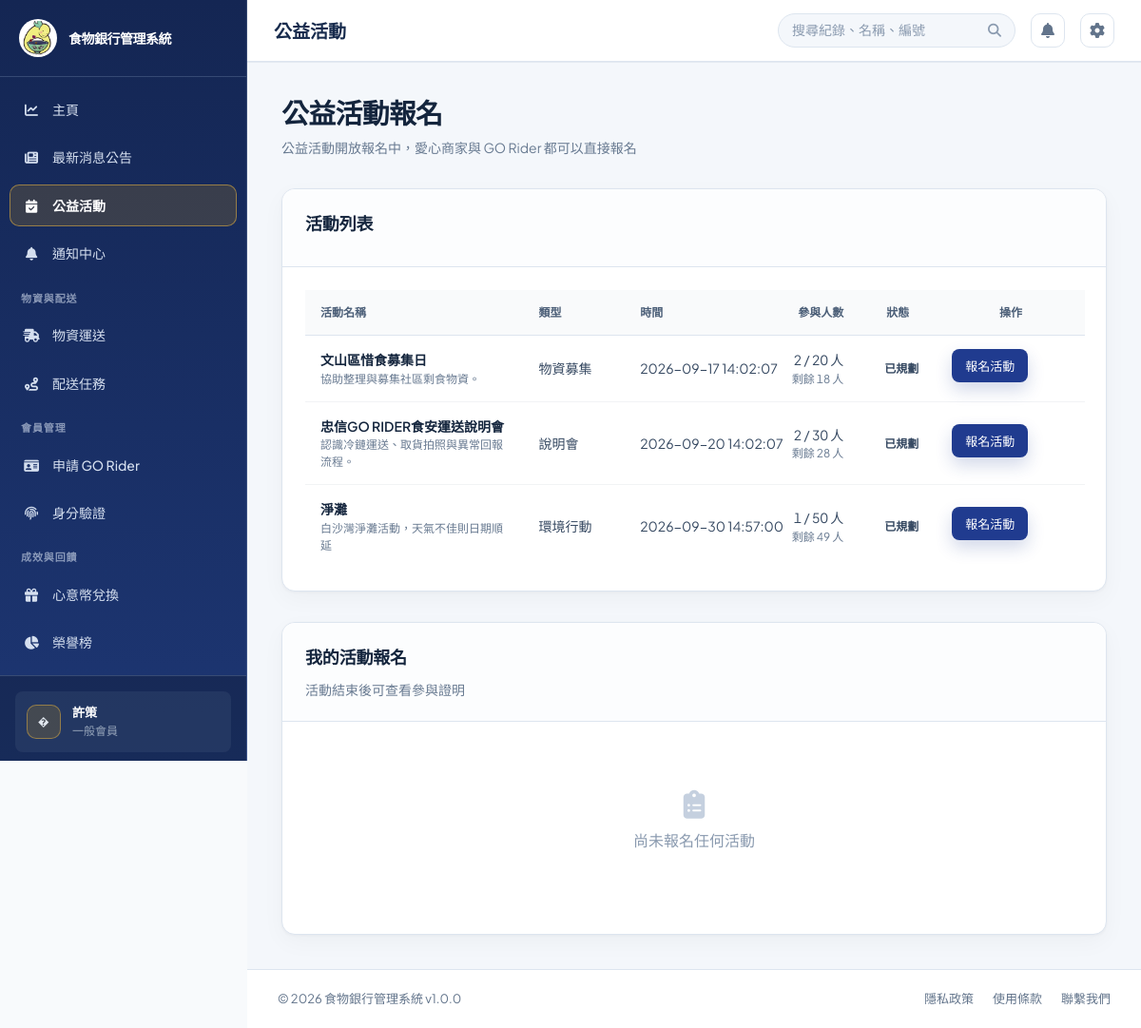
/?page=activities (signed in), run on the app's committed database.
### tables this page shows
CREATE TABLE `users` (
  `user_id` int(11) NOT NULL,
  `username` varchar(50) NOT NULL,
  `password` varchar(255) NOT NULL,
  `email` varchar(100) NOT NULL,
  `full_name` varchar(100) NOT NULL,
  `phone` varchar(20) DEFAULT NULL,
  `role` enum('foodbank_staff','member') NOT NULL DEFAULT 'foodbank_staff',
  `member_type` enum('general','enterprise') NOT NULL DEFAULT 'general',
  `staff_type` enum('admin','clerk') DEFAULT NULL,
  `tax_id` varchar(8) DEFAULT NULL,
  `referral_source` varchar(50) DEFAULT NULL,
  `blacklisted_at` datetime DEFAULT NULL,
  `blacklist_reason` varchar(255) DEFAULT NULL,
  `department` varchar(50) DEFAULT NULL,
  `status` enum('active','inactive','suspended') DEFAULT 'active',
  `created_at` timestamp NULL DEFAULT current_timestamp(),
  `updated_at` timestamp NULL DEFAULT current_timestamp() ON UPDATE current_timestamp(),
  `created_by` int(11) DEFAULT NULL,
  `phone_verified` tinyint(1) NOT NULL DEFAULT 0,
  `is_enterprise_verified` tinyint(1) DEFAULT 0,
  `enterprise_name` varchar(150) DEFAULT NULL,
  `enterprise_verified_at` datetime DEFAULT NULL,
  `default_pickup_address` varchar(255) DEFAULT NULL,
  `open_days` varchar(20) DEFAULT NULL,
  `business_hours` varchar(100) DEFAULT NULL,
  `closed_days` varchar(100) DEFAULT NULL,
  `pickup_note` varchar(255) DEFAULT NULL,
  `failed_login_count` int(11) NOT NULL DEFAULT 0,
  `login_locked_until` datetime DEFAULT NULL,
  `id_number_encrypted` text DEFAULT NULL,
  `id_number_hash` char(64) DEFAULT NULL,
  `id_verify_status` enum('none','pending','approved','rejected') NOT NULL DEFAULT 'none',
  `id_verify_note` varchar(255) DEFAULT NULL,
  `id_verified_by` int(11) DEFAULT NULL,
  `id_verified_at` datetime DEFAULT NULL,
  KEY `idx_users_id_number_hash` (`id_number_hash`)
);

CREATE TABLE `activities` (
  `activity_id` int(11) NOT NULL,
  `title` varchar(150) NOT NULL,
  `activity_type` enum('donation_drive','briefing','cleanup','promotion','other') NOT NULL DEFAULT 'other',
  `activity_type_detail` varchar(100) DEFAULT NULL,
  `description` text DEFAULT NULL,
  `start_at` datetime NOT NULL,
  `end_at` datetime DEFAULT NULL,
  `capacity` int(11) DEFAULT NULL,
  `status` enum('planned','ongoing','completed','cancelled') NOT NULL DEFAULT 'planned',
  `created_by` int(11) DEFAULT NULL,
  `created_at` timestamp NULL DEFAULT current_timestamp()
);

### src/views/activities.php (the view, shortened to what the rows shown need)
<?php
require_once BASE_PATH . '/src/models/ActivityModel.php';
require_once BASE_PATH . '/src/models/NotificationModel.php';
$activityModel = new ActivityModel();
$notificationModel = new NotificationModel();
$currentRole = $currentUser['role'] ?? 'foodbank_staff';
$isEnterpriseMember = ($currentUser['member_type'] ?? null) === 'enterprise';
$canRegisterActivities = $currentRole === 'member';
$activities = $activityModel->getAllActivities();
foreach ($activities as $index => $activity) {
    $capacity = (int) ($activity['capacity'] ?? 0);
    $remainingCapacity = $capacity > 0 ? max(0, $capacity - (int) $activity['participant_count']) : null;
    $activities[$index]['remaining_capacity'] = $remainingCapacity;
    $activities[$index]['can_register'] = $canRegisterActivities
        && ($remainingCapacity === null || $remainingCapacity > 0)
        && in_array($activity['status'], ['planned', 'ongoing'], true)
        && $activityModel->canUserRegisterActivity((int) $activity['activity_id'], (int) $currentUser['user_id']);
    $activities[$index]['can_manage'] = $activityModel->canManageActivity((int) $activity['activity_id'], (int) $currentUser['user_id'], $currentRole);
    $activities[$index]['can_view_participants'] = $activities[$index]['can_manage'] || $currentRole === 'foodbank_staff';
    $activities[$index]['is_creator'] = ((int) ($activity['created_by'] ?? 0)) === (int) $currentUser['user_id'];
}
$activityTypeLabels = [
    'donation_drive' => '物資募集',
    'briefing' => '說明會',
    'cleanup' => '環境行動',
    'promotion' => '公益宣導',
    'other' => '其他',
];
$getActivityTypeLabel = static function ($activity) use ($activityTypeLabels) {
    if (($activity['activity_type'] ?? '') === 'other' && trim((string) ($activity['activity_type_detail'] ?? '')) !== '') {
        return $activity['activity_type_detail'];
    }
    return $activityTypeLabels[$activity['activity_type']] ?? $activity['activity_type'];
};
$activityStatusLabels = [
    'planned' => '已規劃',
    'ongoing' => '進行中',
    'completed' => '已完成',
    'cancelled' => '已取消',
];
?>
<?php if (empty($activitiesEmbedded)): ?>
<div class="view-header"><div><h1 class="view-title"><?php echo $canRegisterActivities ? '公益活動報名' : '活動管理'; ?></h1></div>
</div>
<?php endif; ?>
<div class="card mt-32"><div class="card-header"><h2>活動列表</h2></div><div class="card-body activities-table-body">
<?php if ($activities): ?><table class="data-table activities-table"><thead><tr><th>活動名稱</th><th>類型</th><th>時間</th><th>參與人數</th><th>狀態</th><th>操作</th></tr></thead><tbody>
<?php foreach ($activities as $activity): ?><tr><td><strong><?php echo htmlspecialchars($activity['title']); ?></strong><?php if (!empty($activity['description']) && trim($activity['description']) !== trim($activity['title'])): ?><br><small class="<?php echo mb_strlen(trim($activity['description']), 'UTF-8') > 80 ? 'activity-description' : 'activity-description-short'; ?>"><?php echo htmlspecialchars($activity['description']); ?></small><?php if (mb_strlen(trim($activity['description']), 'UTF-8') > 80): ?><button type="button" class="activity-description-button" data-activity-title="<?php echo htmlspecialchars($activity['title'], ENT_QUOTES, 'UTF-8'); ?>" data-activity-description="<?php echo htmlspecialchars($activity['description'], ENT_QUOTES, 'UTF-8'); ?>">查看完整說明</button><?php endif; ?><?php endif; ?></td><td><?php echo htmlspecialchars($getActivityTypeLabel($activity)); ?></td><td><?php echo htmlspecialchars($activity['start_at']); ?></td><td><?php echo (int) $activity['participant_count']; ?><?php echo $activity['capacity'] ? ' / ' . (int) $activity['capacity'] . ' 人' : ' 人'; ?><?php if ($activity['remaining_capacity'] !== null && $canRegisterActivities): ?><br><small>剩餘 <?php echo (int) $activity['remaining_capacity']; ?> 人</small><?php endif; ?></td><td><span class="status status-<?php echo htmlspecialchars($activity['status']); ?>"><?php echo htmlspecialchars($activityStatusLabels[$activity['status']] ?? $activity['status']); ?></span></td><td>
    <?php if ($activity['can_manage']): ?>
        <div class="inline-action-group">
            <form method="post" class="delivery-action-form"><?php echo csrfField(); ?>
                <input type="hidden" name="action" value="load_edit_activity">
                <input type="hidden" name="activity_id" value="<?php echo (int) $activity['activity_id']; ?>">
                <button class="btn btn-secondary btn-sm" type="submit">編輯活動</button>
            </form>
            <button class="btn btn-secondary btn-sm view-participants-button" type="button" data-activity-id="<?php echo (int) $activity['activity_id']; ?>" data-activity-title="<?php echo htmlspecialchars($activity['title'], ENT_QUOTES, 'UTF-8'); ?>">參與者</button>
            <form method="post" class="delivery-action-form" onsubmit="return confirm('確定要刪除這個活動嗎？');"><?php echo csrfField(); ?>
                <input type="hidden" name="action" value="delete_activity">
                <input type="hidden" name="activity_id" value="<?php echo (int) $activity['activity_id']; ?>">
                <button class="btn btn-danger btn-sm" type="submit">刪除活動</button>
            </form>
        </div>
    <?php elseif ($activity['can_view_participants']): ?>
        <button class="btn btn-secondary btn-sm view-participants-button" type="button" data-activity-id="<?php echo (int) $activity['activity_id']; ?>" data-activity-title="<?php echo htmlspecialchars($activity['title'], ENT_QUOTES, 'UTF-8'); ?>">參與者</button>
    <?php elseif ($activity['can_register']): ?>
        <form method="post" class="delivery-action-form"><?php echo csrfField(); ?>
            <?php if ($isEnterpriseMember): ?>
                <button class="btn btn-primary btn-sm" type="button" data-modal-open="enterpriseRegisterModal" data-activity-id="<?php echo (int) $activity['activity_id']; ?>" data-activity-title="<?php echo htmlspecialchars($activity['title'], ENT_QUOTES, 'UTF-8'); ?>" data-remaining="<?php echo $activity['remaining_capacity'] === null ? '' : (int) $activity['remaining_capacity']; ?>">企業報名</button>
            <?php else: ?>
                <button class="btn btn-primary btn-sm" type="button" data-modal-open="individualRegisterModal" data-activity-id="<?php echo (int) $activity['activity_id']; ?>" data-activity-title="<?php echo htmlspecialchars($activity['title'], ENT_QUOTES, 'UTF-8'); ?>">報名活動</button>
            <?php endif; ?>
        </form>
    <?php endif; ?>
</td></tr><?php endforeach; ?></tbody></table>
<?php else: ?><div class="empty-state"><i class="fas fa-calendar"></i><p>目前沒有公開活動</p></div><?php endif; ?></div></div>
<?php if ($canRegisterActivities): ?>
<div class="card mt-32"><div class="card-header"><h2>我的活動報名</h2><p>活動結束後可查看參與證明</p></div></div>
<?php endif; ?>

### public/index.php (shortened to what the rows shown need)
<?php
require_once BASE_PATH . '/config/database.php';
require_once BASE_PATH . '/src/helpers/SchemaHelper.php';
$connection = $db->getConnection();
$schemaNeedsCheck = schemaChecksNeeded();
if ($schemaNeedsCheck) {
$demoPasswordHashes = [
    'manager' => '866485796cfa8d7c0cf7111640205b83076433547577511d81f8030ae99ecea5',
    'staff' => '10176e7b7b24d317acfcf8d2064cfd2f24e154f7b5a96603077d5ef813d6a6b6',
];
foreach ($demoPasswordHashes as $demoUsername => $demoPasswordHash) {
    $demoUsernameEscaped = $connection->real_escape_string($demoUsername);
    $connection->query(
        "UPDATE users SET password = '{$demoPasswordHash}' WHERE username = '{$demoUsernameEscaped}' AND CHAR_LENGTH(password) <> 60 AND CHAR_LENGTH(password) <> 64"
    );
}
$connection->query(
    "UPDATE users SET full_name = CASE username
        WHEN 'official' THEN '食物銀行官方人員'
        WHEN 'manager' THEN '忠信食物銀行'
        WHEN 'staff' THEN '食物銀行官方人員'
        WHEN 'volunteer' THEN 'GO Rider'
        WHEN 'donor' THEN '捐贈剩食店家'
        ELSE full_name
    END
    WHERE username IN ('official', 'manager', 'staff', 'volunteer', 'donor')
      AND (full_name LIKE '%?%' OR full_name = '')"
);
runAllSchemaChecks($connection);
}
if (!empty($_SESSION['user']['username'])) {
    $sessionUsername = $connection->real_escape_string($_SESSION['user']['username']);
    $sessionUserResult = $connection->query("SELECT user_id, username, full_name, role, member_type, staff_type, enterprise_name, status, email, phone, phone_verified FROM users WHERE username = '{$sessionUsername}' LIMIT 1");
}
$currentUser = $_SESSION['user'];
$authService = AuthService::forCurrentUser($currentUser);
require_once BASE_PATH . '/src/models/NotificationModel.php';
$notificationModel = new NotificationModel();
$latestNotificationId = $notificationModel->getLatestIdForUser((int) $currentUser['user_id']);
$role = $currentUser['role'];
$memberType = $currentUser['member_type'] ?? null;
$roleLabels = [
    'foodbank_staff' => ($currentUser['staff_type'] ?? '') === 'clerk' ? '食物銀行行政人員' : '食物銀行管理員',
    'member' => $memberType === 'enterprise' ? '企業會員' : ($memberType === 'general' ? '一般會員' : '會員'),
];
$page = isset($_GET['page']) ? trim($_GET['page']) : 'dashboard';
$page = basename($page);
$menu_items = [
    'dashboard' => ['label' => '主頁', 'icon' => 'fa-solid fa-chart-line', 'group' => ''],
    'news' => ['label' => '最新消息公告', 'icon' => 'fa-solid fa-newspaper', 'group' => ''],
    'activities' => ['label' => '公益活動', 'icon' => 'fa-solid fa-calendar-check', 'group' => ''],
    'notifications' => ['label' => '通知中心', 'icon' => 'fa-solid fa-bell', 'group' => ''],
    'donation_materials' => ['label' => '物資捐贈', 'icon' => 'fa-solid fa-box-open', 'group' => '物資與配送'],
    'donation_materials_review' => ['label' => '物資捐贈審查', 'icon' => 'fa-solid fa-clipboard-check', 'group' => '物資與配送'],
    'material_transport' => ['label' => '物資運送', 'icon' => 'fa-solid fa-truck-fast', 'group' => '物資與配送'],
    'deliveries' => ['label' => '配送任務', 'icon' => 'fa-solid fa-route', 'group' => '物資與配送'],
    'order_tracking' => ['label' => '訂單追蹤', 'icon' => 'fa-solid fa-list-check', 'group' => '物資與配送'],
    'inventory' => ['label' => '物資盤點', 'icon' => 'fa-solid fa-boxes-stacked', 'group' => '物資與配送'],
    'item_categories' => ['label' => '物資分類', 'icon' => 'fa-solid fa-layer-group', 'group' => '物資與配送'],
    'users' => ['label' => '帳號審核', 'icon' => 'fa-solid fa-user-check', 'group' => '會員管理'],
    'rider_review' => ['label' => 'GO Rider 審核', 'icon' => 'fa-solid fa-user-shield', 'group' => '會員管理'],
    'rider_application' => ['label' => '申請 GO Rider', 'icon' => 'fa-solid fa-id-card', 'group' => '會員管理'],
    'id_verification' => ['label' => '身分驗證', 'icon' => 'fa-solid fa-fingerprint', 'group' => '會員管理'],
    'rewards' => ['label' => '心意幣兌換', 'icon' => 'fa-solid fa-gift', 'group' => '成效與回饋'],
    'carbon_report' => ['label' => '永續報告', 'icon' => 'fa-solid fa-leaf', 'group' => '成效與回饋'],
    'reports' => ['label' => '數據分析', 'icon' => 'fa-solid fa-chart-pie', 'group' => '成效與回饋'],
    'settings' => ['label' => '設置', 'icon' => 'fa-solid fa-gear', 'group' => ''],
];
$routablePages = array_merge(array_keys($menu_items), ['certificate', 'activity_certificate']);
$allowedPages = array_values(array_filter($routablePages, function ($slug) use ($authService) {
    return $authService->can('page.' . $slug);
}));
?>
<!DOCTYPE html>
<html lang="zh-TW">
<head>
    <link href="https://cdnjs.cloudflare.com/ajax/libs/font-awesome/6.4.0/css/all.min.css" rel="stylesheet">
    <link rel="stylesheet" href="assets/css/style.css?v=<?php echo filemtime(__DIR__ . '/assets/css/style.css'); ?>">
</head>
<body data-notification-poll-url="?action=notifications_poll" data-notification-last-id="<?php echo (int) $latestNotificationId; ?>">
    <div class="app-wrapper">
        <aside class="sidebar">
            <nav class="sidebar-nav">
                <?php $currentNavGroup = '';
                foreach ($menu_items as $key => $item):
                    if (!in_array($key, $allowedPages, true)) {
                        continue;
                    }
                    if ($item['group'] !== '' && $item['group'] !== $currentNavGroup): ?>
                    <?php endif;
                    $is_active = ($page === $key) ? 'active' : '';
                    $icon = $item['icon'];
                    $label = ($key === 'reports' && $role === 'member') ? '榮譽榜' : $item['label'];
                    ?>
                    <a href="?page=<?php echo $key; ?>" class="nav-item <?php echo $is_active; ?>" title="<?php echo $label; ?>">
                        <span class="nav-icon"><i class="<?php echo $icon; ?>"></i></span>
                        <span class="nav-label"><?php echo $label; ?></span>
                    </a>
                <?php endforeach; ?>
            </nav>
            <div class="sidebar-footer">
                <div class="user-profile">
                    <div class="avatar"><?php echo htmlspecialchars(strtoupper(substr($currentUser['full_name'], 0, 2))); ?></div>
                    <div class="user-info">
                        <div class="user-name"><?php echo htmlspecialchars($currentUser['full_name']); ?></div>
                        <div class="user-role"><?php echo htmlspecialchars($roleLabels[$role] ?? $role); ?></div>
                    </div>
                </div>
            </div>
        </aside>
        <div class="main-container">
            <main class="page-content">
                <div class="content-shell">
                    <?php
                    $view_file = BASE_PATH . '/src/views/' . $page . '.php';
                    if (file_exists($view_file)) {
                        include $view_file;
                    }
                    ?>
                </div>
            </main>
        </div>
    </div>
</body>
</html>

### data on the page
users: role "榮譽榜", full_name "�", full_name "許策", staff_type+member_type+role "一般會員"
activities: title "文山區惜食募集日", description "協助整理與募集社區剩食物資。", activity_type "物資募集", start_at "2026-09-17 14:02:07", participant_count "2", capacity "20", remaining_capacity "18", status "已規劃"
activities: title "忠信GO RIDER食安運送說明會", description "認識冷鏈運送、取貨拍照與異常回報流程。", activity_type "說明會", start_at "2026-09-20 14:02:07", participant_count "2", capacity "30", remaining_capacity "28", status "已規劃"
activities: title "淨灘", description "白沙灣淨灘活動，天氣不佳則日期順延", activity_type "環境行動", start_at "2026-09-30 14:57:00", participant_count "1", capacity "50", remaining_capacity "49", status "已規劃"

### other printed values
APP_NAME "食物銀行管理系統"
$label "主頁"
$label "最新消息公告"
$label "公益活動"
$label "通知中心"
$item['group'] "物資與配送"
$label "物資運送"
$label "配送任務"
$item['group'] "會員管理"
$label "申請 GO Rider"
$label "身分驗證"
$item['group'] "成效與回饋"
$label "心意幣兌換"
$menu_items[$page]['label'] "公益活動"
APP_VERSION "1.0.0"
